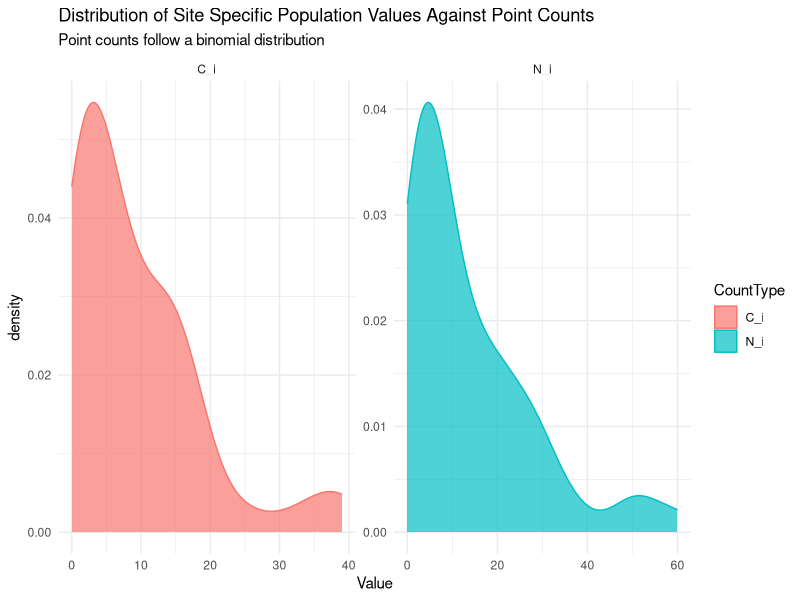
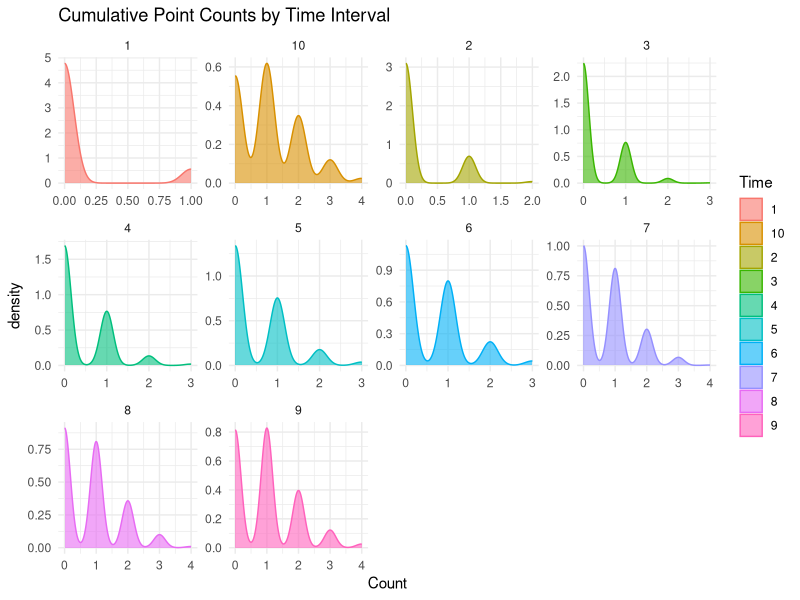
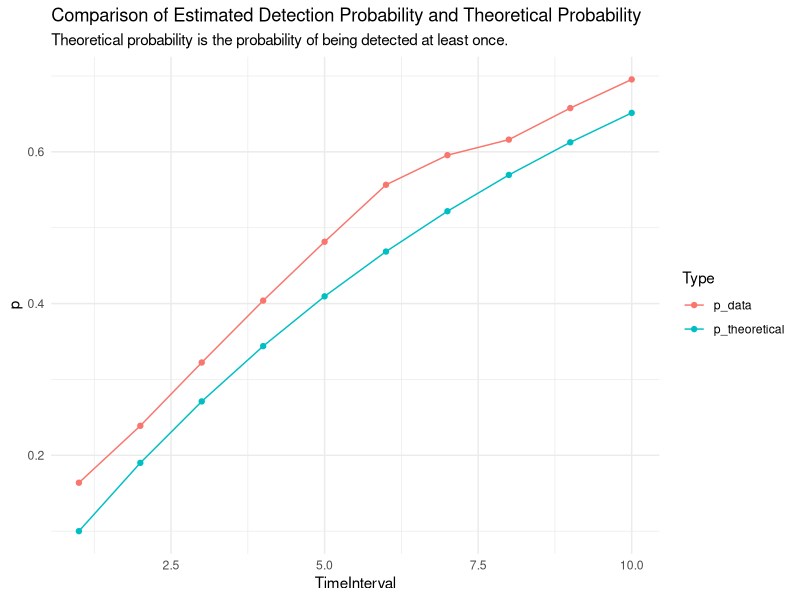

Generate these figures, in order, with R:
## ---- chunk 1
knitr::opts_chunk$set(echo = TRUE)
## ---- chunk 2
library(tidyverse)
library(data.table)
library(matrixStats)
## ---- chunk 3
p_1m = 0.1 # needs to be the same p_1m I use to generate summarized count data
maxMinute = 10
psi=0.6
n_locations = 50
lambda = 15 # get this number from some data?
## ---- chunk 4
set.seed(1)
locationID = 1:n_locations
#N_i = rpois(n_locations,lambda)
N_i = rnbinom(n_locations, mu = lambda, size= 1)
dfPop = as.data.frame(cbind(locationID, N_i))
head(dfPop)
## ---- chunk 5
PredictProbability = function(m, p1m){
  # the way I think about this function is (for the time example): 
  # p1m is the probability of detecting an individual within a 1 min interval 
  # 1-p1m is the probability of not detecting an individual within a 1 min interval
  # (1-p1m)^m is the probability of not detecting an individual at all within m minutes
  # 1-((1-p1m)^m) is the probability of detecting an individual at least once within 
  # m minutes
  p_m = 1-((1-p1m)**m)
  return(p_m)
}
## ---- chunk 6
# generating point counts ci ~ Bin(Ni,p)
generatePointCount = function(Ni,p_1m,maxMinute, seed = NULL){
  NiUse = ifelse(Ni==0,1,Ni)
  individuals = 1:NiUse
  survey_1 = as.data.frame(individuals)
  #survey_1$locationID = locationID
  
  # generate a binomial distribution of counts, where detection probability 
  # depends on time (maxMinute)
  if(!is.null(seed))
    set.seed(seed)
  
  for(time in 1:maxMinute){
    #p_m = PredictProbability(time,p_1m)
    
    # rbinom(10,1,0.2) not the same as rbinom(1,10,0.2)...
    
    
    # I'm saying each individual is either counted or not (bernoulli)
    # this data is already incremental :)
    
    # handle edge case when NI = 0
    if(Ni==0){
      sample_count = as.data.frame(0)
    } else{
      sample_count = as.data.frame(rbinom(nrow(survey_1),1,p_1m))
    }
    colnames(sample_count)=time
    survey_1 = cbind(survey_1,sample_count)
  }
  
  # do some manipulation to find total point count at the location 
  totalCount= sum(rowSums(survey_1[,as.character(1:maxMinute)]) > 0)
  
  # make the data incremental
  # survey_1_d = copy(survey_1) # make a duplicate to reference
  # for(column in 2:ncol(survey_1_d)){
  #   if(column==2){
  #    next()
  #   } else{
  #     survey_1[,column] = survey_1[,column] -survey_1_d[,column-1]
  #     # case for if previous column was a number but new column is 0
  #     survey_1[,column]= ifelse(survey_1[,column]<0,0,survey_1[,column])
  #   }
  # }
  
  return(list(survey_1,totalCount))
} 
## ---- chunk 7
result = sapply(dfPop$N_i, generatePointCount,p_1m,maxMinute)
dfPop$C_i = unlist(result[2,])
## ---- chunk 8
locationID = 1
finalDF = matrix(NA,0,0)

for (df in 1:length(result[1,])){
  dfTemp = result[1,][[df]]
  dfTemp$locationID = locationID
  
  if(df==1){
    finalDF = dfTemp
  } else {
   finalDF = rbind(finalDF, dfTemp)
  }

  locationID = locationID+1
}
## ---- chunk 9
# first number represents the location, second number represents the individual
finalDF$UniqueIdentifier = paste(finalDF$locationID,finalDF$individuals)

# find cumulative sum
colsUse = as.character(1:maxMinute)
tempdf = as.matrix(finalDF[,colsUse])
tempdf = rowCumsums(tempdf)
tempdf = as.data.frame(tempdf)
colnames(tempdf) = colsUse

# add some more details to the cumulative counts dataframe
tempdf$locationID= finalDF$locationID
tempdf$individuals = finalDF$individuals
tempdf$UniqueIdentifier = finalDF$UniqueIdentifier


# view
# tempdf shows cumulative sum of counts for the individual
head(tempdf)
# final df is the sparse matrix of detection history
head(finalDF)
# dfPop is the summarised counts - generated from finalDF values
head(dfPop)
## ---- chunk 10
dfPop %>%
  pivot_longer(cols = c("N_i","C_i"), names_to = "CountType", values_to = "Value")%>%
  ggplot()+ 
  geom_density(aes(x=Value, color = CountType, fill = CountType),alpha=0.7)+ 
  facet_wrap(~CountType,scales="free")+ 
  theme_minimal()+ 
  labs(title = "Distribution of Site Specific Population Values Against Point Counts",
       subtitle = "Point counts follow a binomial distribution")
## ---- chunk 11
mean(dfPop$C_i/dfPop$N_i,na.rm=TRUE)
PredictProbability(maxMinute,p_1m)
## ---- chunk 12
tempdf%>%
  pivot_longer(cols = c(colsUse), names_to = "Time", values_to = "Count")%>%
ggplot()+ 
  geom_density(aes(x=Count, fill = Time, color = Time),alpha=0.6)+ 
  facet_wrap(~Time,scales= "free")+ 
  theme_minimal()+
  labs(title= "Cumulative Point Counts by Time Interval")
## ---- chunk 13
finalDF %>%
  pivot_longer(cols = c(colsUse), names_to = "TimeInterval", values_to = "Count")%>%
  group_by(locationID, TimeInterval)%>%
  summarise(TotalCount = sum(Count))
## ---- chunk 14
CountByTimeInterval = tempdf %>%
  pivot_longer(cols = c(colsUse), names_to = "TimeInterval", values_to = "Count")%>%
  group_by(UniqueIdentifier,TimeInterval)%>%
  filter(Count>0) %>% # filter out counts that are 0 so we only count individuals present
  group_by(locationID,TimeInterval) %>%
  summarise(Count = n()) # find number of individuals detected at least once

# add information about dfPop
CountByTimeInterval = left_join(CountByTimeInterval,dfPop)
# find p_hat
CountByTimeInterval$p_hat = CountByTimeInterval$Count/CountByTimeInterval$N_i
head(CountByTimeInterval)
## ---- chunk 15
# find theoretical probability of being detected at least once
summaryPhat = CountByTimeInterval %>%
  group_by(TimeInterval)%>%
  summarise(p_data = mean(p_hat))
summaryPhat$TimeInterval = as.numeric(summaryPhat$TimeInterval)
summaryPhat$p_theoretical = PredictProbability(summaryPhat$TimeInterval, p_1m)
## ---- chunk 16
summaryPhat %>%
  pivot_longer(cols=c("p_data","p_theoretical"),names_to = "Type",values_to = "p" )%>%
ggplot()+
  geom_point(aes(x=TimeInterval, y = p,color=Type))+ 
  geom_line(aes(x=TimeInterval, y = p,color= Type))+
  theme_minimal()+ 
  labs(title = "Comparison of Estimated Detection Probability and Theoretical Probability",
       subtitle = "Theoretical probability is the probability of being detected at least once.")
